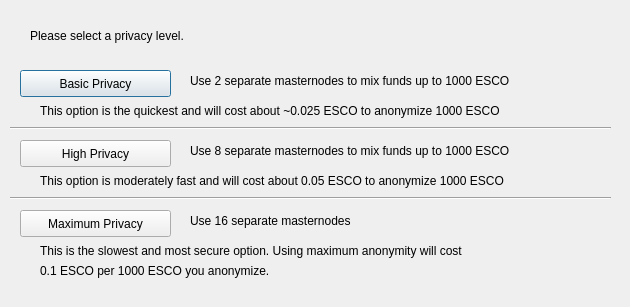
<?xml version="1.0" encoding="UTF-8"?>
<ui version="4.0">
 <class>DarksendConfig</class>
 <widget class="QDialog" name="DarksendConfig">
  <property name="geometry">
   <rect>
    <x>0</x>
    <y>0</y>
    <width>630</width>
    <height>307</height>
   </rect>
  </property>
  <property name="windowTitle">
   <string>Configure Darksend</string>
  </property>
  <widget class="QPushButton" name="buttonBasic">
   <property name="geometry">
    <rect>
     <x>20</x>
     <y>70</y>
     <width>151</width>
     <height>27</height>
    </rect>
   </property>
   <property name="text">
    <string>Basic Privacy</string>
   </property>
  </widget>
  <widget class="QPushButton" name="buttonHigh">
   <property name="geometry">
    <rect>
     <x>20</x>
     <y>140</y>
     <width>151</width>
     <height>27</height>
    </rect>
   </property>
   <property name="text">
    <string>High Privacy</string>
   </property>
  </widget>
  <widget class="QPushButton" name="buttonMax">
   <property name="geometry">
    <rect>
     <x>20</x>
     <y>210</y>
     <width>151</width>
     <height>27</height>
    </rect>
   </property>
   <property name="text">
    <string>Maximum Privacy</string>
   </property>
  </widget>
  <widget class="QLabel" name="label">
   <property name="geometry">
    <rect>
     <x>30</x>
     <y>20</y>
     <width>571</width>
     <height>31</height>
    </rect>
   </property>
   <property name="text">
    <string>Please select a privacy level.</string>
   </property>
  </widget>
  <widget class="QLabel" name="label_2">
   <property name="geometry">
    <rect>
     <x>190</x>
     <y>70</y>
     <width>421</width>
     <height>21</height>
    </rect>
   </property>
   <property name="text">
    <string>Use 2 separate masternodes to mix funds up to 1000 ESCO</string>
   </property>
  </widget>
  <widget class="QLabel" name="label_3">
   <property name="geometry">
    <rect>
     <x>190</x>
     <y>140</y>
     <width>411</width>
     <height>21</height>
    </rect>
   </property>
   <property name="text">
    <string>Use 8 separate masternodes to mix funds up to 1000 ESCO</string>
   </property>
  </widget>
  <widget class="QLabel" name="label_4">
   <property name="geometry">
    <rect>
     <x>190</x>
     <y>210</y>
     <width>421</width>
     <height>21</height>
    </rect>
   </property>
   <property name="text">
    <string>Use 16 separate masternodes</string>
   </property>
  </widget>
  <widget class="QLabel" name="label_6">
   <property name="geometry">
    <rect>
     <x>40</x>
     <y>100</y>
     <width>561</width>
     <height>21</height>
    </rect>
   </property>
   <property name="text">
    <string>This option is the quickest and will cost about ~0.025 ESCO to anonymize 1000 ESCO</string>
   </property>
  </widget>
  <widget class="QLabel" name="label_7">
   <property name="geometry">
    <rect>
     <x>40</x>
     <y>170</y>
     <width>561</width>
     <height>21</height>
    </rect>
   </property>
   <property name="text">
    <string>This option is moderately fast and will cost about 0.05 ESCO to anonymize 1000 ESCO</string>
   </property>
  </widget>
  <widget class="QLabel" name="label_8">
   <property name="geometry">
    <rect>
     <x>40</x>
     <y>240</y>
     <width>561</width>
     <height>21</height>
    </rect>
   </property>
   <property name="text">
    <string>This is the slowest and most secure option. Using maximum anonymity will cost</string>
   </property>
  </widget>
  <widget class="QLabel" name="label_9">
   <property name="geometry">
    <rect>
     <x>40</x>
     <y>260</y>
     <width>561</width>
     <height>21</height>
    </rect>
   </property>
   <property name="text">
    <string>0.1 ESCO per 1000 ESCO you anonymize.</string>
   </property>
  </widget>
  <widget class="Line" name="line">
   <property name="geometry">
    <rect>
     <x>10</x>
     <y>120</y>
     <width>601</width>
     <height>16</height>
    </rect>
   </property>
   <property name="orientation">
    <enum>Qt::Horizontal</enum>
   </property>
  </widget>
  <widget class="Line" name="line_2">
   <property name="geometry">
    <rect>
     <x>10</x>
     <y>190</y>
     <width>601</width>
     <height>16</height>
    </rect>
   </property>
   <property name="orientation">
    <enum>Qt::Horizontal</enum>
   </property>
  </widget>
 </widget>
 <resources/>
 <connections/>
</ui>
